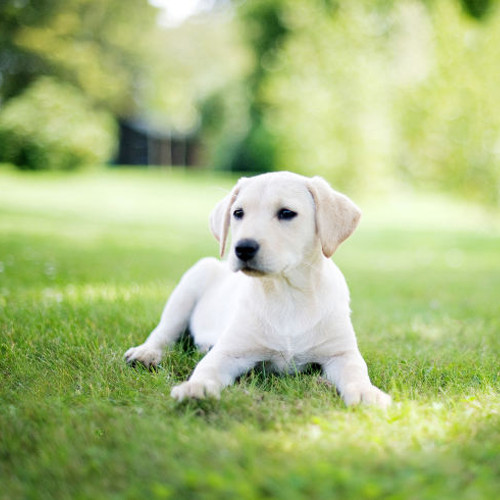
#> input picture dog.jpg, 500 x 500 px
$ python img_zoom_cv2.py
#> lines starting #> are read from the running program, lines starting #| are printed output that depends on the picture
#!/usr/bin/python3

import cv2
import numpy as np

img=cv2.imread('dog.jpg',0)
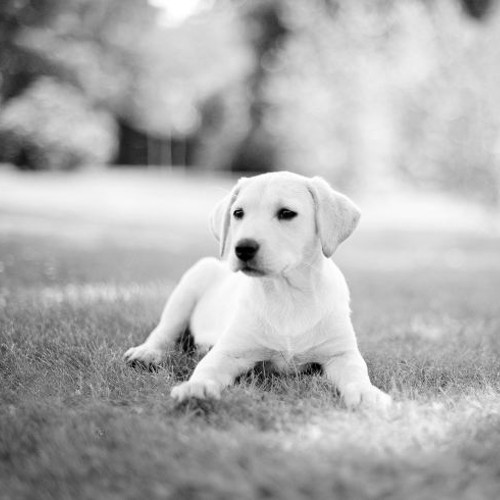
#> img: shape (500, 500); min 0, max 255, mean 175.2
rows,cols = img.shape
#> rows = 500; cols = 500
pts1 = np.float32([[156,165],[468,152],[128,487],[489,490]])
pts2 = np.float32([[0,0],[700,0],[0,900],[900,900]])
M = cv2.getPerspectiveTransform(pts1,pts2)
dst = cv2.warpPerspective(img,M,(300,300))
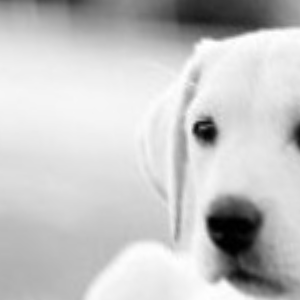
#> dst: shape (300, 300); min 0, max 255, mean 197.7
cv2.imshow('a',dst)

$ run again, with cat.jpg copied over dog.jpg
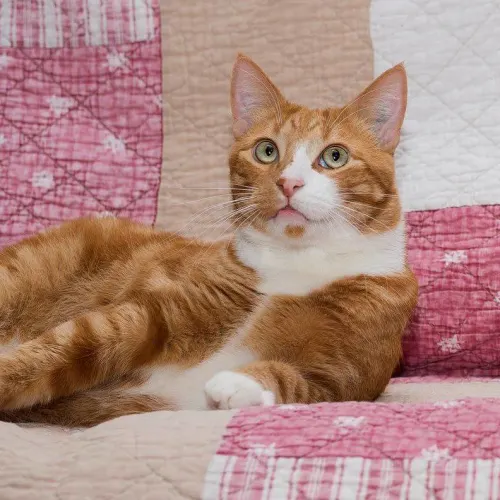
#> input picture cat.jpg, 500 x 500 px
#> `img=cv2.imread('dog.jpg',0)`:
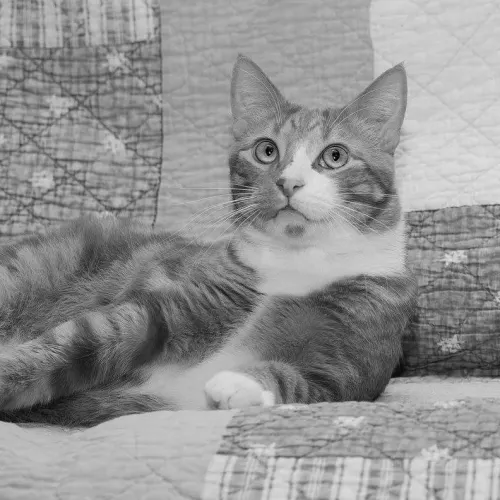
#> img: shape (500, 500); min 2, max 225, mean 146.2
#> `dst = cv2.warpPerspective(img,M,(300,300))`:
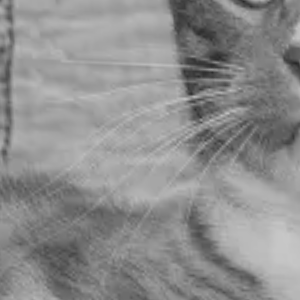
#> dst: shape (300, 300); min 39, max 199, mean 141.7
